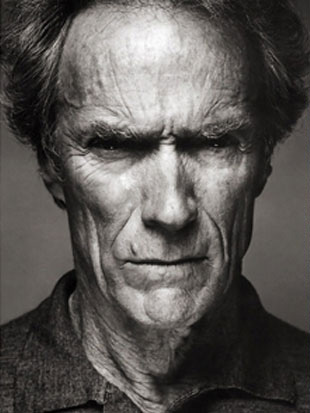
%> input picture clinteastwood.jpg, 310 x 413 px
$ octave hybrid_image_starter.m   (GNU Octave 9; MATLAB toolbox functions it lacks are replaced by stand-ins)
%> lines starting %> are read from the running program, lines starting %| are printed output that depends on the picture
### align_images.m
function [im1, im2] = align_images(im1, im2)
% Aligns im1 and im2 (translation, scale, rotation) after getting two pairs
% of points from the user.  In the output of im1 and im2, the two pairs of
% points will have approximately the same coordinates.

% get image sizes
[h1, w1, b1] = size(im1);
[h2, w2, b2] = size(im2);

% displays image
figure('Name','Image 1'), hold off, imagesc(im1), axis image, colormap gray

% gets two points from the user
disp('Select two points from each image define rotation, scale, translation')
[x1, y1] = ginput(2);
cx1 = mean(x1); cy1 = mean(y1);
figure('Name','Image 2'), hold off, imagesc(im2), axis image, colormap gray
[x2, y2] = ginput(2);
cx2 = mean(x2); cy2 = mean(y2);

% translate first so that center of ref points is center of image
tx = round((w1/2-cx1)*2);
if tx > 0,  im1 = padarray(im1, [0 tx], 'pre');
else        im1 = padarray(im1, [0 -tx], 'post');
end
ty = round((h1/2-cy1)*2);
if ty > 0,  im1 = padarray(im1, [ty 0], 'pre');
else        im1 = padarray(im1, [-ty 0], 'post');
end
tx = round((w2/2-cx2)*2) ;
if tx > 0,  im2 = padarray(im2, [0 tx], 'pre');
else        im2 = padarray(im2, [0 -tx], 'post');
end
ty = round((h2/2-cy2)*2);
if ty > 0,  im2 = padarray(im2, [ty 0], 'pre');
else        im2 = padarray(im2, [-ty 0], 'post');
end

% downscale larger image so that lengths between ref points are the same
len1 = sqrt((y1(2)-y1(1)).^2+(x1(2)-x1(1)).^2);
len2 = sqrt((y2(2)-y2(1)).^2+(x2(2)-x2(1)).^2);
dscale = len2 ./ len1;
if dscale < 1
    im1 = imresize(im1, dscale, 'bilinear');
else
    im2 = imresize(im2, 1./dscale, 'bilinear');
end


% rotate im1 so that angle between points is the same
theta1 = atan2(-(y1(2)-y1(1)), x1(2)-x1(1)); % in matlab, y==1 is at the top of the N x M image, and y==N is at the bottom
theta2 = atan2(-(y2(2)-y2(1)), x2(2)-x2(1));
dtheta = theta2-theta1;
im1 = imrotate(im1, dtheta*180/pi, 'bilinear'); % imrotate uses degree units

% Crop images (on both sides of border) to be same height and width
[h1, w1, b1] = size(im1);
[h2, w2, b2] = size(im2);

minw = min(w1, w2);
brd = (max(w1, w2)-minw)/2;
if minw == w1 % crop w2
    im2 = im2(:, (ceil(brd)+1):end-floor(brd), :);
    tx = tx-ceil(brd);
else
    im1 = im1(:, (ceil(brd)+1):end-floor(brd), :);
    tx = tx+ceil(brd);
end

minh = min(h1, h2);
brd = (max(h1, h2)-minh)/2;
if minh == h1 % crop w2
    im2 = im2((ceil(brd)+1):end-floor(brd), :, :);
    ty = ty-ceil(brd);
else
    im1 = im1((ceil(brd)+1):end-floor(brd), :, :);
    ty = ty+ceil(brd);
end

%figure(1), hold off, imagesc(im1), axis image, colormap gray
%figure(2), hold off, imagesc(im2), axis image, colormap gray

### hybrid_image_starter.m
close all; % closes all figures

% read images and convert to single format
im1 = im2single(imread('./clinteastwood.jpg'));
im2 = im2single(imread('./clinteastwood_monkey.jpg'));
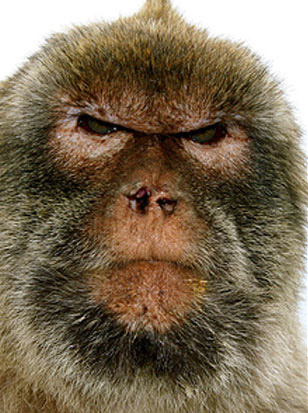
%> input picture clinteastwood_monkey.jpg, 308 x 413 px
im1 = rgb2gray(im1); % convert to grayscale
%> im1: size 413x310 single
im2 = rgb2gray(im2);
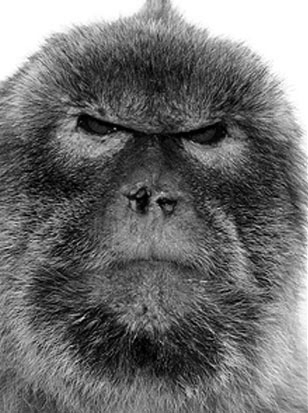
%> im2: size 413x308 single; min 0, max 1, mean 0.438

figure('Name','Fourier Transform Im1'), hold off, imagesc(log(abs(fftshift(fft2(im1))))), axis image
%> after `axis image`:
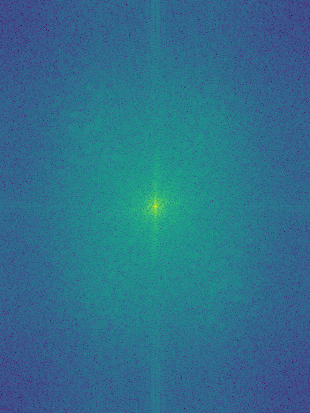
%> displayed picture: size 413x310x3, on the screen's scale of 0 to 255; mean R, G, B 46.1, 111.6, 140.7
figure('Name','Fourier Transform Im2'), hold off, imagesc(log(abs(fftshift(fft2(im2))))), axis image
%> after `axis image`:
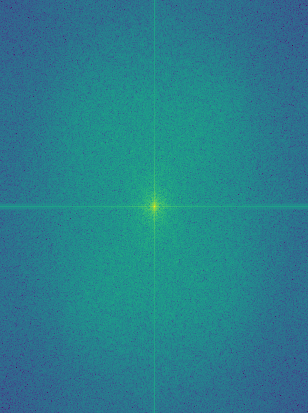
%> displayed picture: size 413x308x3, on the screen's scale of 0 to 255; mean R, G, B 40, 126.9, 140.8

% use this if you want to align the two images (e.g., by the eyes) and crop
% them to be of same size
[im2, im1] = align_images(im2, im1);
%> the run ends on the next line
